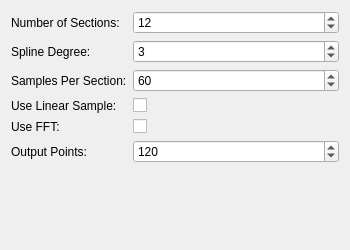
<?xml version="1.0" encoding="UTF-8"?>
<ui version="4.0">
 <class>xq_LoftParamWidget</class>
 <widget class="QWidget" name="xq_LoftParamWidget">
  <property name="geometry">
   <rect><x>0</x><y>0</y><width>350</width><height>250</height></rect>
  </property>
  <layout class="QFormLayout" name="formLayout">
   <item row="0" column="0">
    <widget class="QLabel" name="lblNumSections">
     <property name="text"><string>Number of Sections:</string></property>
    </widget>
   </item>
   <item row="0" column="1">
    <widget class="QSpinBox" name="spinNumSections">
     <property name="minimum"><number>2</number></property>
     <property name="maximum"><number>500</number></property>
     <property name="value"><number>12</number></property>
    </widget>
   </item>
   <item row="1" column="0">
    <widget class="QLabel" name="lblSplineDegree">
     <property name="text"><string>Spline Degree:</string></property>
    </widget>
   </item>
   <item row="1" column="1">
    <widget class="QSpinBox" name="spinSplineDegree">
     <property name="minimum"><number>2</number></property>
     <property name="maximum"><number>5</number></property>
     <property name="value"><number>3</number></property>
    </widget>
   </item>
   <item row="2" column="0">
    <widget class="QLabel" name="lblSamplePerSection">
     <property name="text"><string>Samples Per Section:</string></property>
    </widget>
   </item>
   <item row="2" column="1">
    <widget class="QSpinBox" name="spinSamplePerSection">
     <property name="minimum"><number>4</number></property>
     <property name="maximum"><number>500</number></property>
     <property name="value"><number>60</number></property>
    </widget>
   </item>
   <item row="3" column="0">
    <widget class="QLabel" name="lblLinearSample">
     <property name="text"><string>Use Linear Sample:</string></property>
    </widget>
   </item>
   <item row="3" column="1">
    <widget class="QCheckBox" name="chkLinearSample"/>
   </item>
   <item row="4" column="0">
    <widget class="QLabel" name="lblUseFFT">
     <property name="text"><string>Use FFT:</string></property>
    </widget>
   </item>
   <item row="4" column="1">
    <widget class="QCheckBox" name="chkUseFFT"/>
   </item>
   <item row="5" column="0">
    <widget class="QLabel" name="lblNumOutputPoints">
     <property name="text"><string>Output Points:</string></property>
    </widget>
   </item>
   <item row="5" column="1">
    <widget class="QSpinBox" name="spinNumOutputPoints">
     <property name="minimum"><number>4</number></property>
     <property name="maximum"><number>10000</number></property>
     <property name="value"><number>120</number></property>
    </widget>
   </item>
  </layout>
 </widget>
 <resources/>
 <connections/>
</ui>
